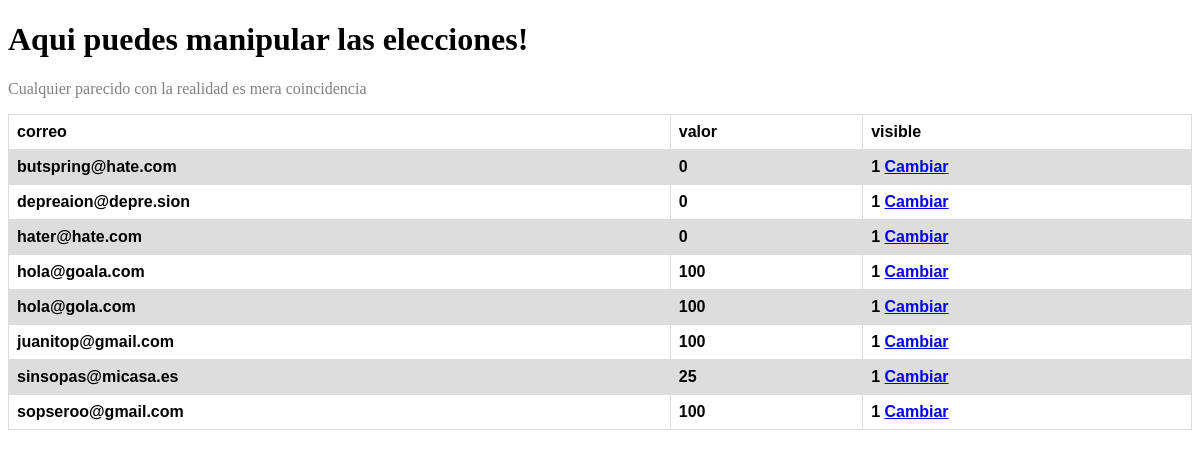
The app's page /admin.php with its own data.
### tables this page shows
CREATE TABLE `voto` (
  `email` varchar(100) NOT NULL,
  `value` int(20) NOT NULL,
  `_visible` tinyint(2) NOT NULL
);

### admin.php (the view, shortened to what this page needs)
<!DOCTYPE html>
<html lang="es">
<head>
</head>
<body>
  <h1>Aqui puedes manipular las elecciones!</h1>
  <p>Cualquier parecido con la realidad es mera coincidencia</p>
  <table>
    <tr>
      <th>correo</th>
      <th>valor</th>
      <th>visible</th>
    </tr>
    <?php
      require_once "config.php";
      $stmt = $db->query("SELECT * FROM voto");
      $votos = $stmt->fetchAll();
      foreach ($votos as $voto) {
        echo "<tr>";
        echo "<th>".$voto["email"]."</th>";
        echo "<th>".$voto["value"]."</th>";
        echo "<th>".$voto["_visible"]." <a href='cambiarvoto.php?email=".$voto['email']."'>Cambiar</a> </th>";
        echo "</tr>";
      }
    ?>
  </table>
</body>
</html>

### admin.php (style rules this page uses)
p { color: grey }
table { font-family: arial, sans-serif; border-collapse: collapse; width: 100%; }
td, th { border: 1px solid #dddddd; text-align: left; padding: 8px; }
tr:nth-child(even) { background-color: #dddddd; }

### records on screen
voto: email "butspring@hate.com", value "0", _visible "1"
voto: email "depreaion@depre.sion", value "0", _visible "1"
voto: email "hater@hate.com", value "0", _visible "1"
voto: email "hola@goala.com", value "100", _visible "1"
voto: email "hola@gola.com", value "100", _visible "1"
voto: email "juanitop@gmail.com", value "100", _visible "1"
voto: email "sinsopas@micasa.es", value "25", _visible "1"
voto: email "sopseroo@gmail.com", value "100", _visible "1"
